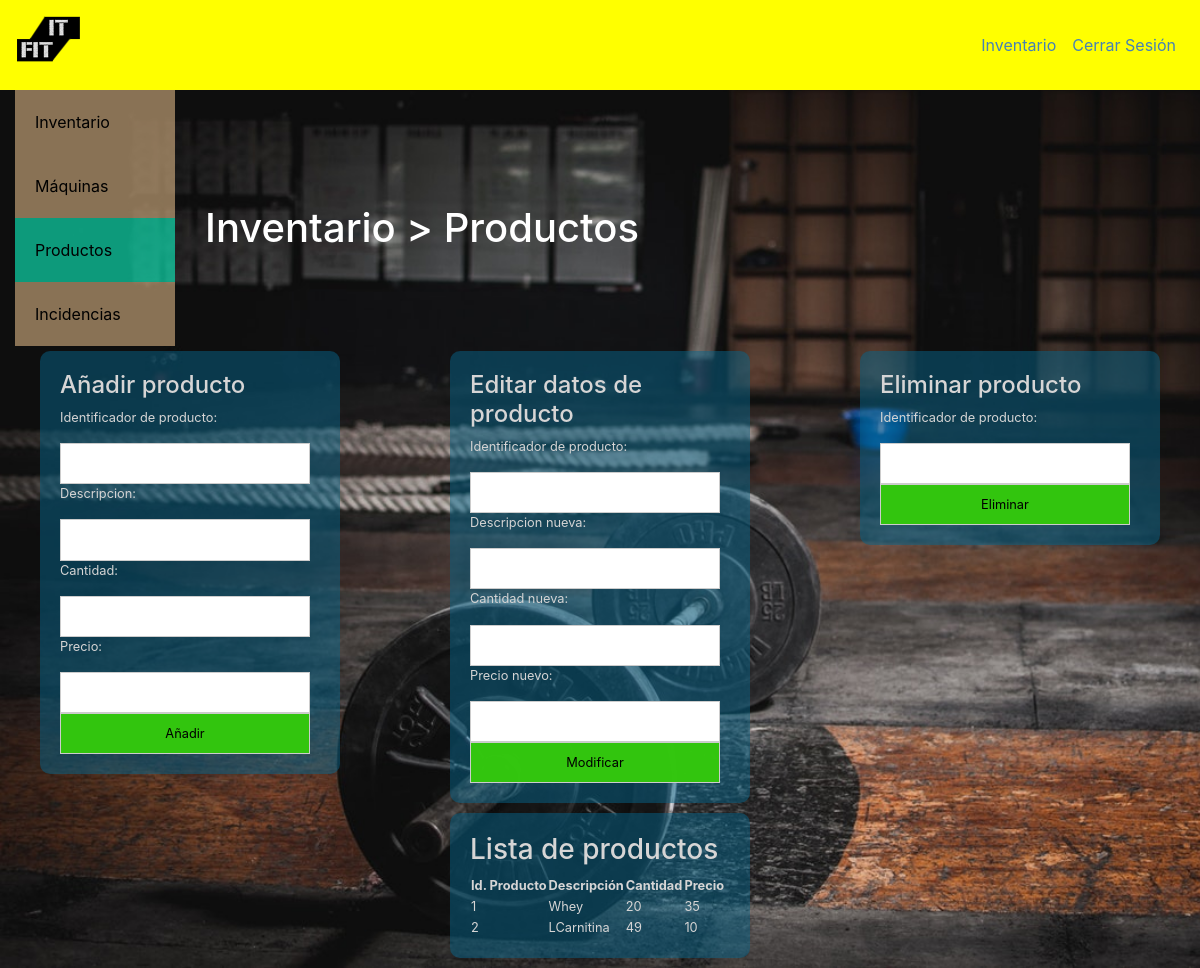
Page /Inventario/productos.php (signed in) on the earlier database version.
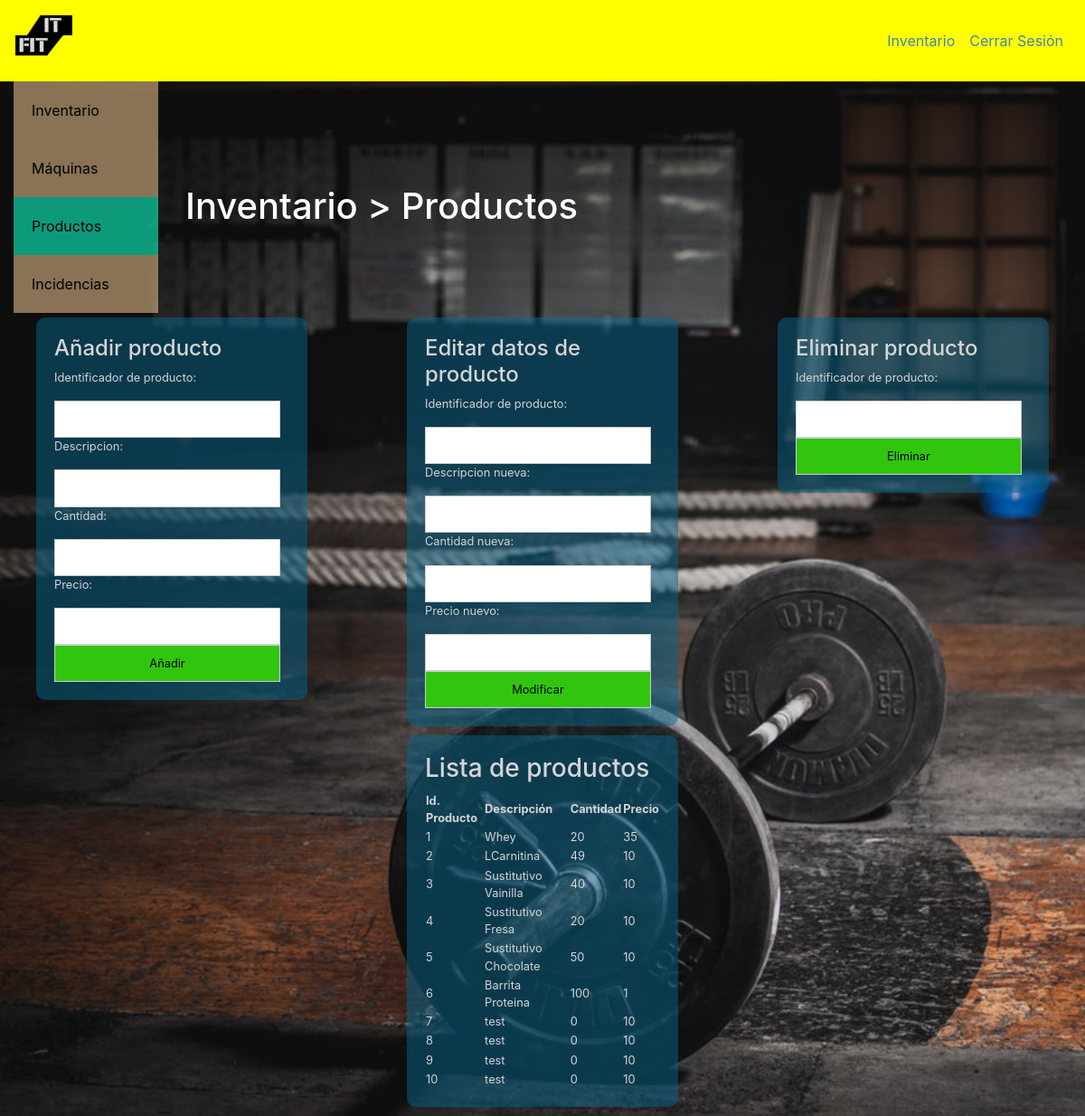
Same page on the later database version.
### tables this page shows
CREATE TABLE `productos` (
  `IdProducto` int(11) NOT NULL,
  `Descripcion` varchar(30) DEFAULT NULL,
  `Cantidad` int(11) DEFAULT NULL,
  `Precio` float DEFAULT NULL
);

### Inventario/productos.php (the view, shortened to what this page needs)
<!DOCTYPE html>
<html>
    <head>
    <link rel="stylesheet" type="text/css" href="../styles/estilos.css">
    <link rel="stylesheet" type="text/css" href="../styles/form.css">
    <link rel="stylesheet" href="../styles/inicio.css">
    <link rel="stylesheet" href="https://stackpath.bootstrapcdn.com/bootstrap/4.4.1/css/bootstrap.min.css">
    </head>
    <body>
        <nav class="navbar sticky-top navbar-expand-lg navbar-dark header">
        <a href="../inicio.html" class="navbar-brand mr-auto">
            <img src="../img/Logo.png" alt="ITFit" width="64" height="64"/>
        </a>
        <span class="areagestion navbar-text">
            <ul class="navbar-nav">
                <li class="nav-link">
                    <a class ="enlace" href="#">Inventario</a>
                </li>
                <li class="nav-link">
                    <a class ="enlace" href="../php/logout.php">Cerrar Sesión</a>
                </li>
            </ul>
        </span>
    </nav>
    <div class="inicio container">
        <div class="row">
            <div class="vertical-menu col-lg-2 col-sm-3">
                <a href="./inventario.php">Inventario</a>
                <a href="./maquinas.php">Máquinas</a>
                <a href="#" class="active">Productos</a>
                <a href="./incidencias.php">Incidencias</a>
            </div>
            <div class="inicio col-lg-6 col-sm-6">
                <h1>Inventario > Productos</h1>
            </div>
        </div>
    </div>
    <div class="row">
        <div class="col-lg-4 col-sm-6">
            <form action="../php/Inventario/anadirproducto.php" method="post" class="forminv">
                <h4>Añadir producto</h4>
                <p>Identificador de producto:</p>
                <input type="text" name="IdProducto" size="20" class="field" maxlength="8"/>
                <p>Descripcion:</p>
                <input type="text" name="Descripcion" size="20" class="field" maxlength="30"/>
                <p>Cantidad:</p>
                <input type="text" name="Cantidad" size="20" class="field" maxlength="8"/>
                <p>Precio:</p>
                <input type="text" name="Precio" size="20" class="field" maxlength="8"/>
                <input type="submit" class="botton" value="Añadir">
            </form>
        </div>
        <div class="col-lg-4 col-sm-6">
            <form action="../php/Inventario/alterarproducto.php" method="post">
                <h4>Editar datos de producto</h4>
                <p>Identificador de producto:</p>
                <input type="text" name="IdProducto" size="20" class="field" maxlength="8"/>
                <p>Descripcion nueva:</p>
                <input type="text" name="Descripcion" size="20" class="field" maxlength="30"/>
                <p>Cantidad nueva:</p>
                <input type="text" name="Cantidad" size="20" class="field" maxlength="8"/>
                <p>Precio nuevo:</p>
                <input type="text" name="Precio" size="20" class="field" maxlength="8"/>
                <input type="submit" class="botton" value="Modificar">
            </form>
        </div>
        <div class="col-lg-4 col-sm-6">
            <form action="../php/Inventario/eliminarproducto.php" method="post">
                <h4>Eliminar producto</h4>
                <p>Identificador de producto:</p>
                <input type="text" name="IdProducto" size="20" class="field" maxlength="8"/>
                <input type="submit" class="botton" value="Eliminar">
            </form>
        </div>
    </div>
    <div class="row">
        <div class="col-sm-12">
            <form>
            <h3>Lista de productos</h3>
            <?php
                $db = mysqli_connect(DB_SERVER,DB_USERNAME,DB_PASSWORD,DB_DATABASE) or die ("<h5>No puedo conectarme a la BD.</h5>");
                $consulta = "Select * from Productos Order By IdProducto" ;
                $resultado = mysqli_query( $db, $consulta ) or die ( "Algo ha ido mal en la consulta a la base de datos");
                echo "<table borde='2'>";
                echo "<tr>";
                echo "<th>Id. Producto</th>";
                echo "<th>Descripción</th>";
                echo "<th>Cantidad</th>";
                echo "<th>Precio</th>";
                echo "</tr>";
                while($columna = mysqli_fetch_array($resultado)){
                    echo "<tr>";
	                echo "<td>" . $columna['IdProducto'] . "</td><td>" . $columna['Descripcion'] . "</td><td>" . $columna['Cantidad'] ."</td><td>" . $columna['Precio'] . "</td>";
	                echo "</tr>";
                }
                echo "</table>";
            ?>
        </form>
        </div>
    </div>
    </body>
</html>

Differences in the rows shown:
added productos: IdProducto "3", Descripcion "Sustitutivo Vainilla", Cantidad "40", Precio "10"
added productos: IdProducto "4", Descripcion "Sustitutivo Fresa", Cantidad "20", Precio "10"
added productos: IdProducto "5", Descripcion "Sustitutivo Chocolate", Cantidad "50", Precio "10"
added productos: IdProducto "6", Descripcion "Barrita Proteina", Cantidad "100", Precio "1"
added productos: IdProducto "7", Descripcion "test", Cantidad "0", Precio "10"
added productos: IdProducto "8", Descripcion "test", Cantidad "0", Precio "10"
added productos: IdProducto "9", Descripcion "test", Cantidad "0", Precio "10"
added productos: IdProducto "10", Descripcion "test", Cantidad "0", Precio "10"
